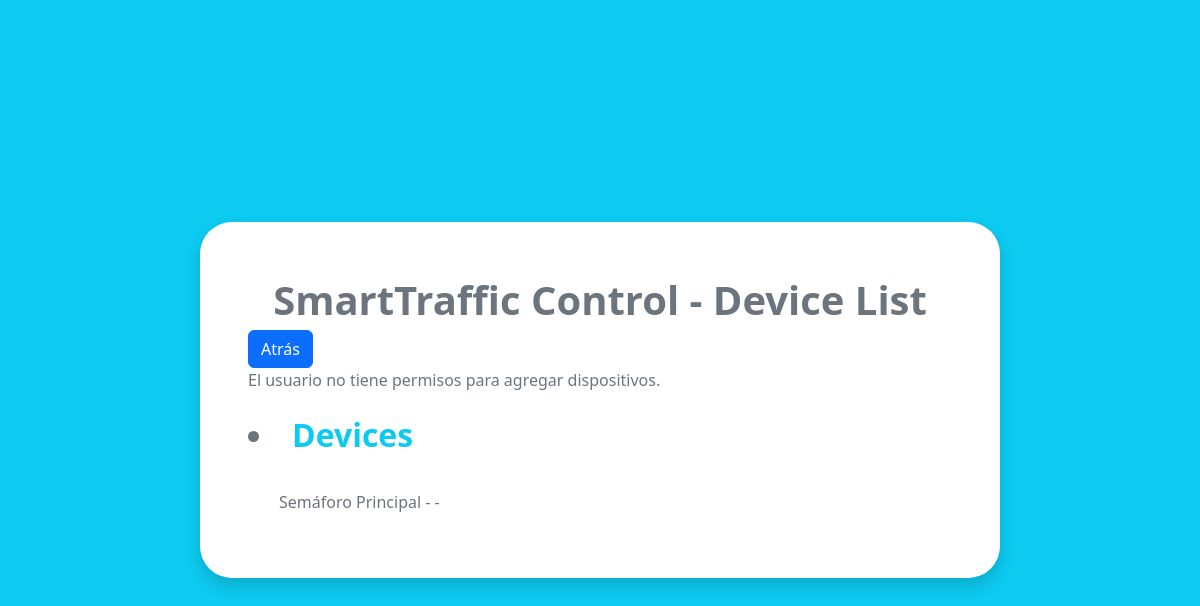
The page /traffic/devices/ on the database as committed earlier.
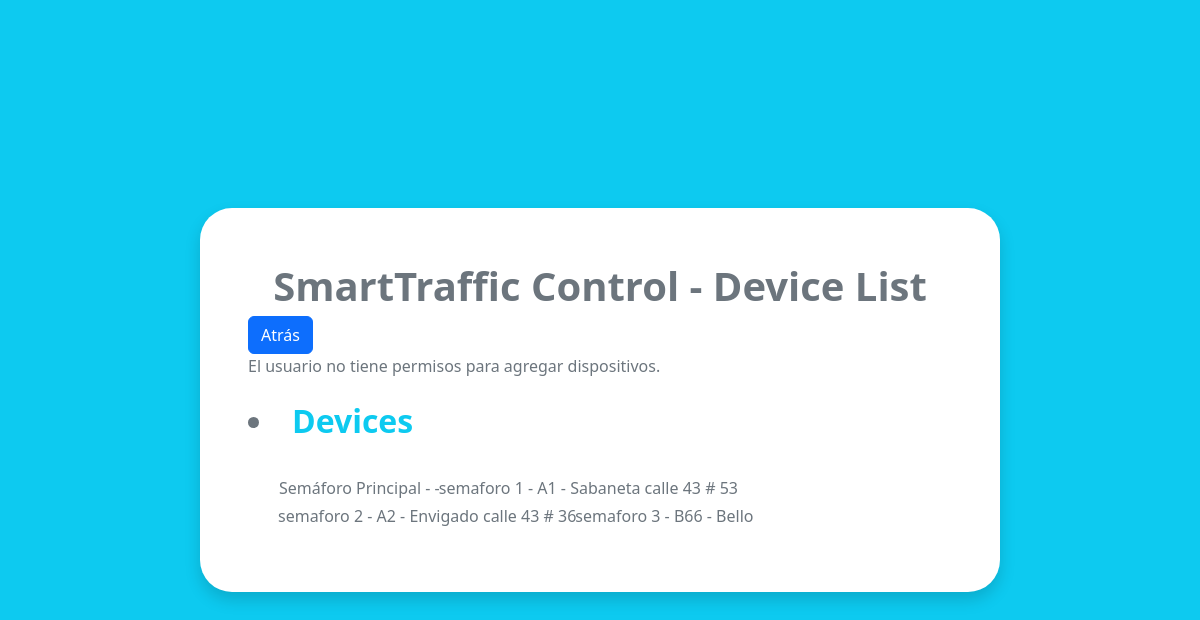
The same page on the database as committed later.
### traffic/models.py (models this page shows, shortened)
class Device(models.Model):
    name = models.CharField(max_length=255)
    type = models.CharField(max_length=255)
    location = models.CharField(max_length=255)
    virtual_device = models.OneToOneField('VirtualDevice', null=True, blank=True, on_delete=models.CASCADE)

### traffic/views.py (the view)
# urls.py: path('devices/', device_list, name='device_list'),
def device_list(request):
    devices = Device.objects.all()
    if request.user.has_perm('traffic.add_device'):
        print(f"User {request.user.email} has the 'add_device' permission.")
        if request.method == 'POST':
            form = DeviceForm(request.POST)
            if form.is_valid():
                form.save()
                return redirect('device_list')
        else:
            form = DeviceForm()
    else:
        form = None
    return render(request, 'traffic/device_list.html', {'devices': devices, 'form': form})

### traffic/templates/traffic/device_list.html (shortened to what this page needs)
<!DOCTYPE html>
<html lang="en">
<head>
  <link
    href="https://cdn.jsdelivr.net/npm/bootstrap@5.2.0/dist/css/bootstrap.min.css"
    rel="stylesheet"
  />
</head>
<body class="bg-info d-flex justify-content-center align-items-center vh-100">
    <div class="bg-white p-5 rounded-5 text-secondary shadow" style="width: 50rem">
        <div class="text-center fs-1 fw-bold">SmartTraffic Control - Device List</div>
        <a href="{% url 'index' %}"><button class="btn btn-primary" data-bs-toggle="button" autocomplete="off">Atrás</button></a>
        {% if perms.traffic.add_device %}
        <form method="post" class="mt-4">
            {% csrf_token %}
            {{ form.as_p }}
            <button type="submit" class="btn btn-success">Agregar Dispositivo</button>
        </form>
        {% else %}
        <p>El usuario no tiene permisos para agregar dispositivos.</p>
         {% endif %}
        <div class="input-group mt-4">
            <h2><li><a href="{% url 'device_list' %}" class="text-decoration-none text-info fw-semibold">Devices</a></li></h2>
            <ul class="input-group mt-4">
                {% for device in devices %}
                    <li class="d-flex gap-1 justify-content-center mt-1">{{ device.name }} - {{ device.type }} - {{ device.location }}</li>
                {% endfor %}
            </ul>
        </div>
    </div>
</body>
</html>

Rows that differ between the two databases and show on the page:
added Device: name "semaforo 1", type "A1", location "Sabaneta calle 43 # 53"
added Device: name "semaforo 2", type "A2", location "Envigado calle 43 # 36"
added Device: name "semaforo 3", type "B66", location "Bello"
